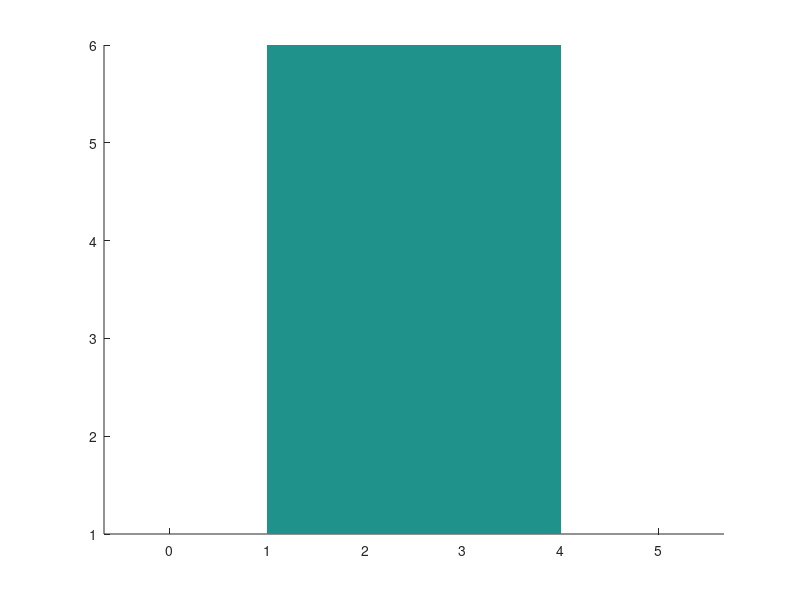

Write the MATLAB code that produced this figure. (Note: this script raises an error after producing the figure.)
% NUMERICAL METHODS IN FLUID MECHANICS
% PROJECT - 23/03/2018
% CHAPELLE GREGOIRE & DUTOIT VALENTIN 
close all;
h = 0.5;
L = 2;
H = 1.5*L;
M = L/h;
N = H/h;
% [X,Y] = meshgrid(linspace(0,L,M),linspace(0,H,N));
dt = 0.1;
t_end = 30;
nt = t_end/dt;

T = importdata('temperature.txt',' ');

fig = figure;
axis equal;
hold on;
for i = 0:nt-1
    pcolor(T(i*N+1:i*N+N,1:M));
    shading interp
    drawnow
end